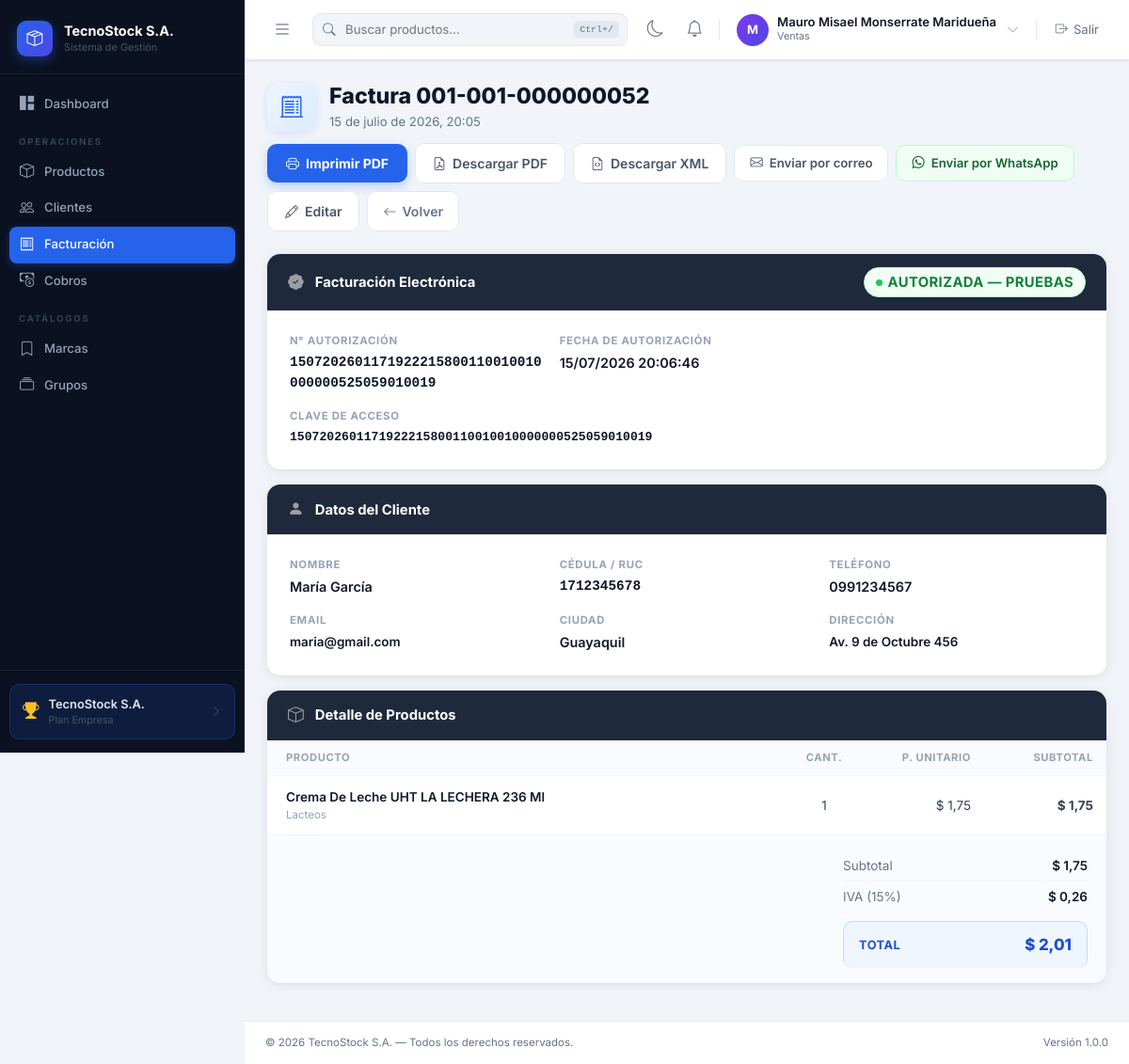
Page /invoices/124/ (signed in) on the earlier database version.
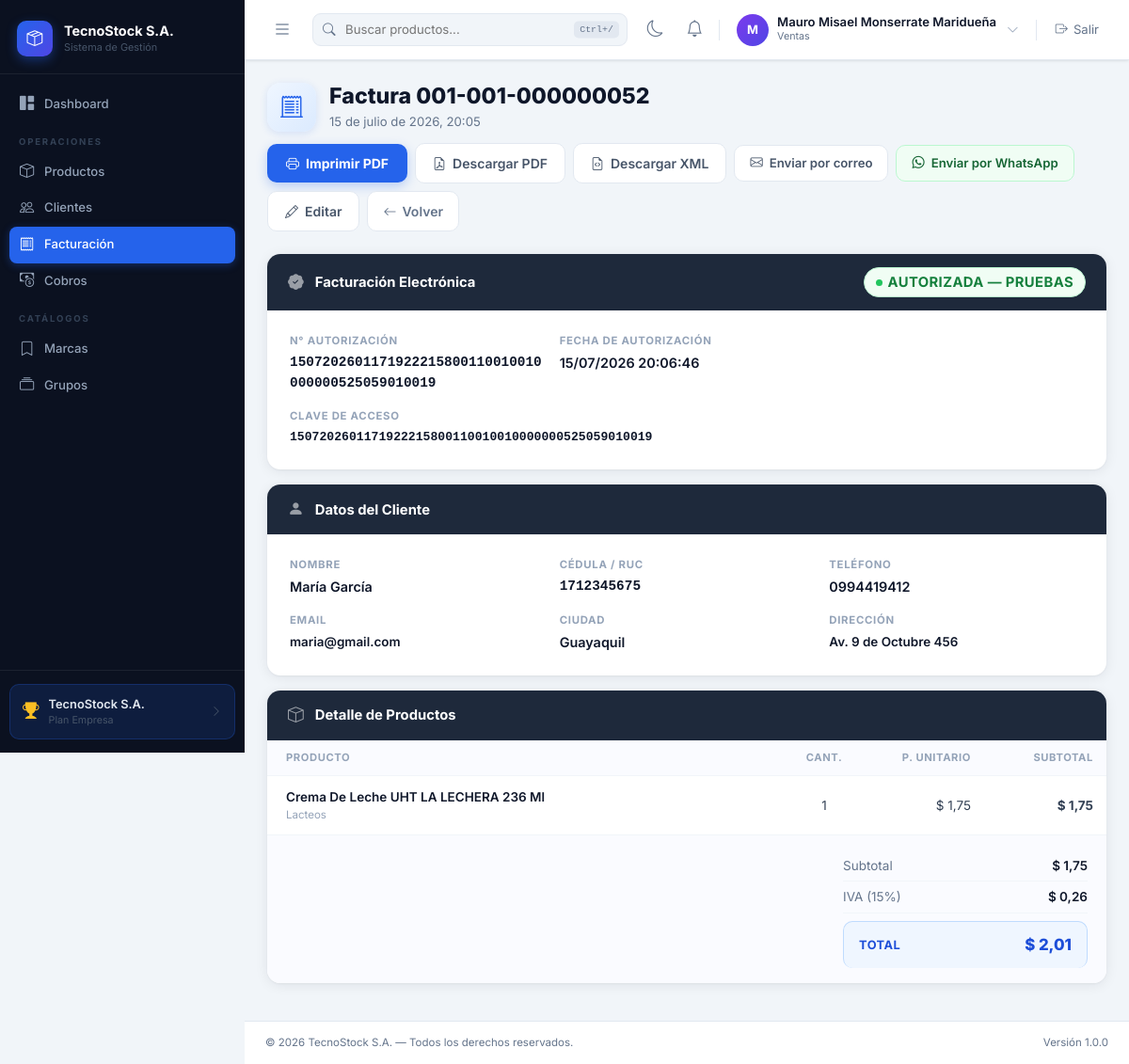
Same page on the later database version.
### billing/models.py (models this page shows, shortened)
class Invoice(models.Model):
    TIPO_PAGO = [('contado', 'Contado'), ('credito', 'Crédito')]
    ESTADO_COBRO = [('pendiente', 'Pendiente'), ('pagada', 'Pagada')]
    AMBIENTE_SRI = [('1', 'Pruebas'), ('2', 'Producción')]
    ESTADO_SRI = [('pendiente', 'Pendiente'), ('autorizada', 'Autorizada'), ('no_autorizada', 'No autorizada')]
    number = models.PositiveIntegerField(null=True, blank=True, verbose_name='N° Factura')
    customer = models.ForeignKey(Customer, on_delete=models.PROTECT, related_name='invoices', verbose_name='Cliente')
    invoice_date = models.DateTimeField(auto_now_add=True, verbose_name='Fecha')
    subtotal = models.DecimalField(max_digits=12, decimal_places=2, default=Decimal('0.00'), verbose_name='Subtotal')
    tax = models.DecimalField(max_digits=12, decimal_places=2, default=Decimal('0.00'), verbose_name='IVA (15%)')
    total = models.DecimalField(max_digits=12, decimal_places=2, default=Decimal('0.00'), verbose_name='Total')
    tipo_pago = models.CharField(max_length=10, choices=TIPO_PAGO, default='contado', verbose_name='Tipo de Pago')
    saldo = models.DecimalField(max_digits=12, decimal_places=2, default=Decimal('0.00'), verbose_name='Saldo Pendiente')
    estado = models.CharField(max_length=10, choices=ESTADO_COBRO, default='pagada', verbose_name='Estado de Cobro')
    is_active = models.BooleanField(default=True, verbose_name='Activo')
    establecimiento = models.CharField(max_length=3, default='001', verbose_name='Establecimiento')
    punto_emision = models.CharField(max_length=3, default='001', verbose_name='Punto de Emisión')
    ambiente = models.CharField(max_length=1, choices=AMBIENTE_SRI, default='1', verbose_name='Ambiente')
    clave_acceso = models.CharField(max_length=49, blank=True, verbose_name='Clave de Acceso')
    numero_autorizacion = models.CharField(max_length=49, blank=True, verbose_name='N° Autorización')
    fecha_autorizacion = models.DateTimeField(null=True, blank=True, verbose_name='Fecha de Autorización')
    estado_sri = models.CharField(max_length=15, choices=ESTADO_SRI, default='pendiente', verbose_name='Estado SRI')
    ruc_emisor = models.CharField(max_length=13, blank=True, verbose_name='RUC Emisor')
    razon_social_emisor = models.CharField(max_length=300, blank=True, verbose_name='Razón Social Emisor')
    xml_autorizado = models.TextField(blank=True, verbose_name='XML autorizado / firmado')
    class Meta:
        verbose_name = 'Factura'
        verbose_name_plural = 'Facturas'
        ordering = ['-invoice_date']
        permissions = [('can_export', 'Puede exportar reportes a PDF/Excel')]
    @property
    def numero_completo(self):
        return f'{self.establecimiento}-{self.punto_emision}-{(self.number or 0):09d}'

class Customer(models.Model):
    CONSUMIDOR_FINAL_DNI = '9999999999999'
    NEW_CUSTOMER_CREDIT_LIMIT = Decimal('400.00')
    GOOD_HISTORY_CREDIT_LIMIT = Decimal('2000.00')
    dni = models.CharField(max_length=13, unique=True, verbose_name='Cédula/RUC', validators=[validate_cedula_ec])
    first_name = models.CharField(max_length=100, verbose_name='Nombres')
    last_name = models.CharField(max_length=100, verbose_name='Apellidos')
    email = models.EmailField(blank=True, verbose_name='Email')
    phone = models.CharField(max_length=20, blank=True, verbose_name='Teléfono')
    city = models.CharField(max_length=100, blank=True, verbose_name='Ciudad')
    address = models.TextField(blank=True, verbose_name='Dirección')
    is_generic = models.BooleanField(default=False, verbose_name='Consumidor Final Genérico')
    is_active = models.BooleanField(default=True, verbose_name='Activo')
    created_at = models.DateTimeField(auto_now_add=True, null=True, verbose_name='Registrado')
    class Meta:
        verbose_name = 'Cliente'
        verbose_name_plural = 'Clientes'
        ordering = ['last_name', 'first_name']
    @property
    def full_name(self):
        return f'{self.first_name} {self.last_name}'

### billing/views.py (the view)
# urls.py: path('invoices/<int:pk>/', views.invoice_detail, name='invoice_detail'),
@login_required
@permission_required('billing.view_invoice', raise_exception=True)
def invoice_detail(request, pk):
    invoice = get_object_or_404(Invoice.objects.select_related('customer').prefetch_related('details__product'), pk=pk)
    return render(request, 'billing/invoice_detail.html', {'invoice': invoice})

### cobros/context_processors.py (called while the page is built)
def notifications(request):
    if not request.user.is_authenticated or not request.user.has_perm('cobros.view_cobrofactura'):
        return {}
    qs = Notification.objects.select_related('factura')
    return {
        'nav_notifications': qs[:8],
        'nav_notifications_unread': qs.filter(leida=False).count(),
    }

### billing/templates/billing/invoice_detail.html (shortened to what the changed rows need)
{% extends 'base.html' %}
{% block content %}
<div class="id-hdr">
    <div class="id-hdr-left">
        <div>
            <h2 class="id-title">Factura {{ invoice.numero_completo }}</h2>
            <p class="id-sub">{{ invoice.invoice_date|date:"d \d\e F \d\e Y, H:i" }}</p>
        </div>
    </div>
</div>
{% if invoice.clave_acceso %}
<div class="id-card">
    <div class="id-card-hdr">
        <i class="bi bi-patch-check-fill"></i>
        <span>Facturación Electrónica</span>
        <span class="id-sri-badge" style="margin-left:auto"><span class="dot"></span> Autorizada — {% if invoice.ambiente == '1' %}Pruebas{% else %}Producción{% endif %}</span>
    </div>
    <div class="id-card-body">
        <div class="id-info-grid">
            <div class="id-info-item">
                <div class="id-info-label">N° Autorización</div>
                <div class="id-info-val id-sri-val">{{ invoice.numero_autorizacion }}</div>
            </div>
            <div class="id-info-item">
                <div class="id-info-label">Fecha de Autorización</div>
                <div class="id-info-val">{{ invoice.fecha_autorizacion|date:"d/m/Y H:i:s" }}</div>
            </div>
            <div class="id-info-item" style="grid-column:1/-1">
                <div class="id-info-label">Clave de Acceso</div>
                <div class="id-info-val id-sri-val" style="font-size:.82rem">{{ invoice.clave_acceso }}</div>
            </div>
        </div>
    </div>
</div>
{% endif %}
<div class="id-card">
    <div class="id-card-body">
        <div class="id-info-grid">
            <div class="id-info-item">
                <div class="id-info-label">Nombre</div>
                <div class="id-info-val">{{ invoice.customer.full_name }}</div>
            </div>
            <div class="id-info-item">
                <div class="id-info-label">Cédula / RUC</div>
                <div class="id-info-val" style="font-family:monospace">{{ invoice.customer.dni }}</div>
            </div>
            <div class="id-info-item">
                <div class="id-info-label">Teléfono</div>
                <div class="id-info-val">{{ invoice.customer.phone|default:"—" }}</div>
            </div>
            <div class="id-info-item">
                <div class="id-info-label">Email</div>
                <div class="id-info-val" style="font-size:.84rem">{{ invoice.customer.email|default:"—" }}</div>
            </div>
            <div class="id-info-item">
                <div class="id-info-label">Ciudad</div>
                <div class="id-info-val">{{ invoice.customer.city|default:"—" }}</div>
            </div>
            <div class="id-info-item">
                <div class="id-info-label">Dirección</div>
                <div class="id-info-val" style="font-size:.84rem">{{ invoice.customer.address|default:"—" }}</div>
            </div>
        </div>
    </div>
</div>
<div class="id-card">
    <table class="id-table">
        <thead>
            <tr>
                <th>Producto</th>
                <th style="width:80px">Cant.</th>
                <th style="width:130px">P. Unitario</th>
                <th style="width:130px">Subtotal</th>
            </tr>
        </thead>
    </table>
    <div class="id-totals-wrap">
        <div class="id-totals">
            <div class="id-total-row">
                <span class="id-total-lbl">Subtotal</span>
                <span class="id-total-val">$ {{ invoice.subtotal }}</span>
            </div>
            <div class="id-total-row">
                <span class="id-total-lbl">IVA (15%)</span>
                <span class="id-total-val">$ {{ invoice.tax }}</span>
            </div>
            <div class="id-total-row id-total-grand">
                <span class="id-total-lbl">Total</span>
                <span class="id-total-val">$ {{ invoice.total }}</span>
            </div>
        </div>
    </div>
</div>
{% endblock %}

Differences in the rows shown:
changed through a linked row, Invoice "María García": customer.dni "1712345678" → "1712345675"; customer.phone "0991234567" → "0994419412"
